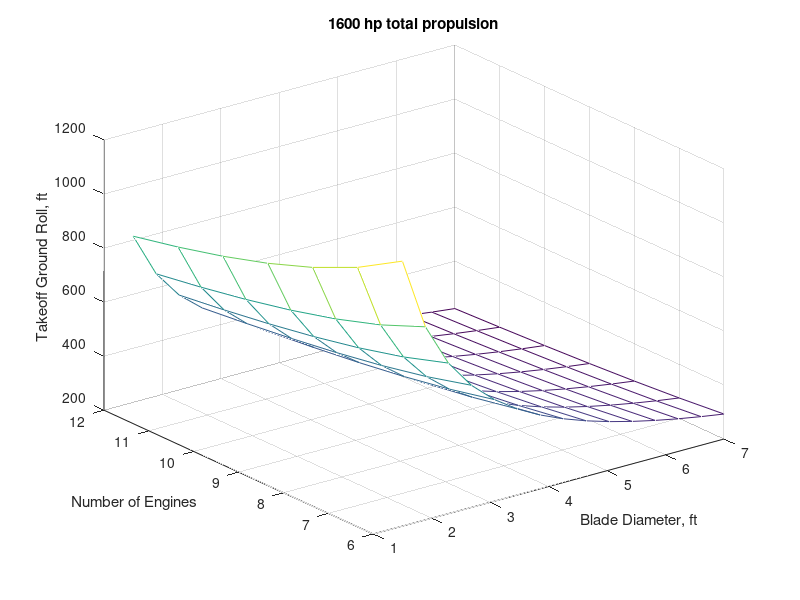
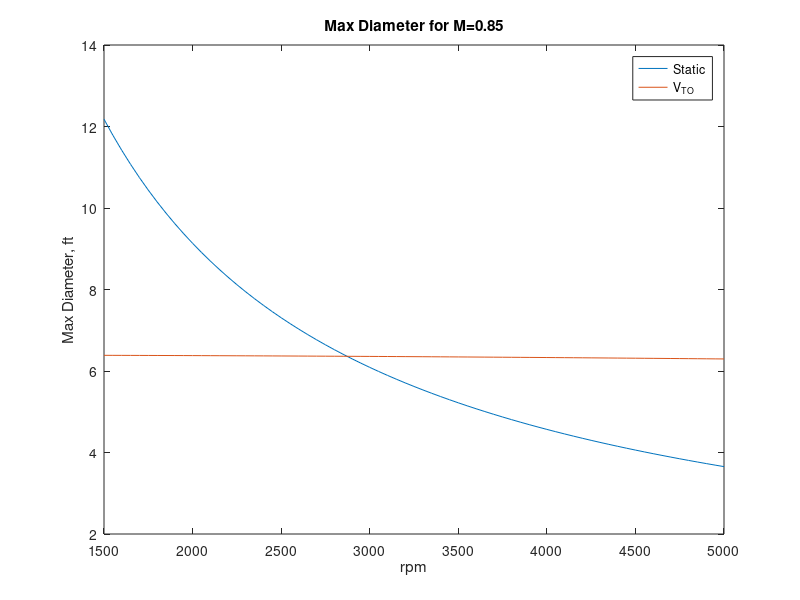

These figures' MATLAB source, in order:
VTO=85*1.46666*1.2; % V_TO = 1.2*vstall, setting vstall to 85 mph
p_sl=2.3769e-3; %slugs/ft^3, sea level density


figure(1); clf
[d,n]=meshgrid(linspace(1.5,7,15),[6:12]);
p=1600*550;
% factor of 0.25 is selected from average of mutlibladed propellers
T0=0.25*(p./n.*d).^(2/3);
T0t=T0.*n;
a=((p/VTO)-T0t)/(VTO)^2;

rest=0.04; % Firm Turf
Cdg=0.0527; %Ground roll drag
CLg=1.7; % max ground lift
Wto=16000; % Weight at takeoff
WS=35; % wingloading
A=32.2*(T0t/Wto-rest);
B=32.2/Wto*(0.5*p_sl*(Wto/WS)*(Cdg-rest*CLg)+a);
s=1./(2*B).*log(A./(A-B*(VTO)^2));
mesh(d,n,s)
xlabel('Blade Diameter, ft')
ylabel('Number of Engines')
zlabel('Takeoff Ground Roll, ft')
title(sprintf('%.0f hp total propulsion',p/550))

% mach tips
figure(2); clf
mdia=0.85*1125.33./([1500:50:5000]/60)/pi; %1125.33 ft/s is mach1
plot(1500:50:5000,mdia)
mdia2=0.85*1125.33./sqrt((([1500:50:5000]/60)/pi).^2+VTO^2);
hold on
plot(1500:50:5000,mdia2)
xlabel('rpm')
ylabel('Max Diameter, ft')
title('Max Diameter for M=0.85')
legend({'Static','V_{TO}'})